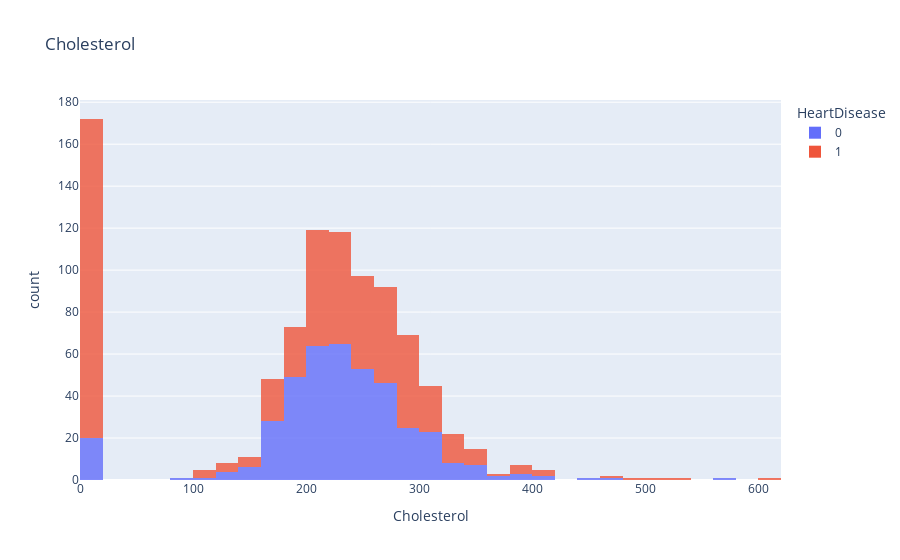

Source (notebook cell):
### Markdown cell above
Not much from BP but there seem to be an outlier that we should address in the next section

---

### Code cell
fig = px.histogram(df, x='Cholesterol', title='Cholesterol', color='HeartDisease', opacity=0.8)
fig.show()

### Figure 1 — Plotly figure (JSON) as saved in the notebook; plotly's stock layout.template omitted (floating-point values rounded to 4 significant figures; data arrays with more than 128 entries replaced by an {"elided": "..."} marker saying what was removed)
{"data": [{"alignmentgroup": "True", "bingroup": "x", "hovertemplate": "HeartDisease=0<br>Cholesterol=%{x}<br>count=%{y}<extra></extra>", "legendgroup": "0", "marker": {"color": "#636efa", "opacity": 0.8, "pattern": {"shape": ""}}, "name": "0", "offsetgroup": "0", "orientation": "v", "showlegend": true, "type": "histogram", "x": {"elided": "410 int values"}, "xaxis": "x", "yaxis": "y"}, {"alignmentgroup": "True", "bingroup": "x", "hovertemplate": "HeartDisease=1<br>Cholesterol=%{x}<br>count=%{y}<extra></extra>", "legendgroup": "1", "marker": {"color": "#EF553B", "opacity": 0.8, "pattern": {"shape": ""}}, "name": "1", "offsetgroup": "1", "orientation": "v", "showlegend": true, "type": "histogram", "x": {"elided": "508 int values"}, "xaxis": "x", "yaxis": "y"}], "layout": {"barmode": "relative", "legend": {"title": {"text": "HeartDisease"}, "tracegroupgap": 0}, "title": {"text": "Cholesterol"}, "xaxis": {"anchor": "y", "domain": [0, 1], "title": {"text": "Cholesterol"}}, "yaxis": {"anchor": "x", "domain": [0, 1], "title": {"text": "count"}}}}
